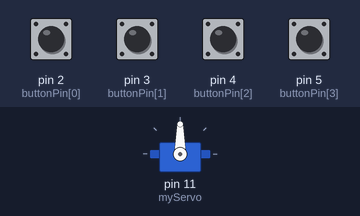
Recording of a sketch running on a simulated Arduino Uno, built with avr-gcc and run on an emulated ATmega328P. On the bench: servo. The inputs (shaded band) are chosen by the test bench; at power-on: pin 2 (buttonPin[0]), pin 3 (buttonPin[1]), pin 4 (buttonPin[2]), pin 5 (buttonPin[3]) HIGH.

Above: at 1.2 s.
1.3 s: pin 2 (buttonPin[0]) pulled LOW for 0.15 s
At 2.2 s:
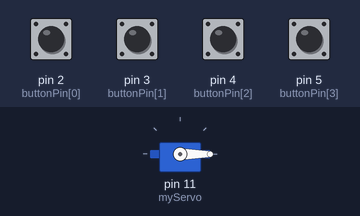
2.9 s: pin 3 (buttonPin[1]) pulled LOW for 0.15 s
At 3.5 s:
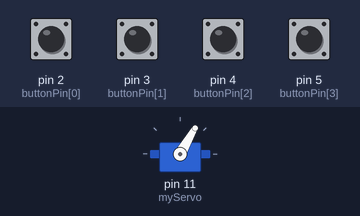
4.5 s: pin 4 (buttonPin[2]) pulled LOW for 0.15 s
At 5.7 s:
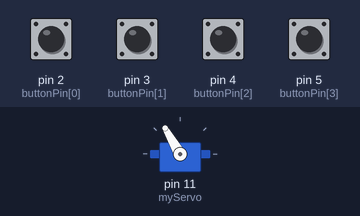
6.1 s: pin 5 (buttonPin[3]) pulled LOW for 0.15 s
At 7.1 s:
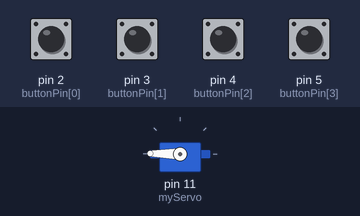
7.7 s: pin 2 (buttonPin[0]) pulled LOW for 1 s
At 8.3 s:
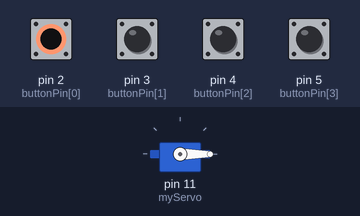
10.2 s: pin 3 (buttonPin[1]) pulled LOW for 1 s
At 11.4 s:
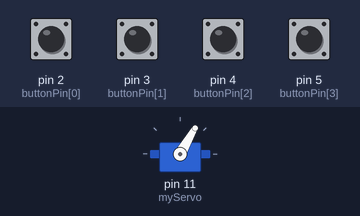
Timing chart, 0 to 13.2 s (numbered marks = the images above; inputs shaded):
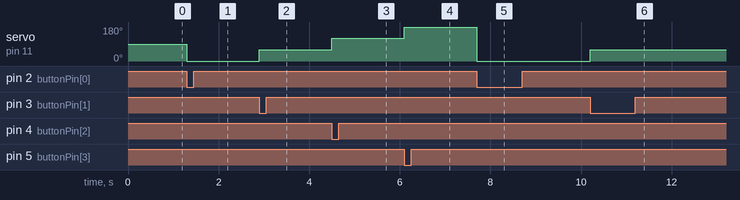

Measured:
- after the input at 1.3 s, servo on pin 11 (myServo): 90° → 0° at once
- after the input at 2.9 s, servo on pin 11 (myServo): 0° → 60° at once
- after the input at 4.5 s, servo on pin 11 (myServo): 60° → 120° at once
- after the input at 6.1 s, servo on pin 11 (myServo): 120° → 179° at once
- after the input at 7.7 s, servo on pin 11 (myServo): 179° → 0° at once
- after the input at 10.2 s, servo on pin 11 (myServo): 0° → 60° at once

The sketch:

tenthProject_servo.ino
```cpp
#include <Servo.h>

Servo myServo;
int buttonPin[] = {2,3,4,5};
int buttonAngle[] = {0,60,120,179};

void setup()
{
  myServo.attach(11);
  for(int i = 0;i < 4;i++)
  {
    pinMode(buttonPin[i],INPUT_PULLUP);
  }
}

void loop()
{
  int targetAngle = -1;

  for(int i = 0;i < 4;i++)
  {
    if(digitalRead(buttonPin[i]) == LOW)
    {
      targetAngle = buttonAngle[i];
    }
  }
  if(targetAngle >= 0)
  {
    myServo.write(targetAngle);
  }
}
```
